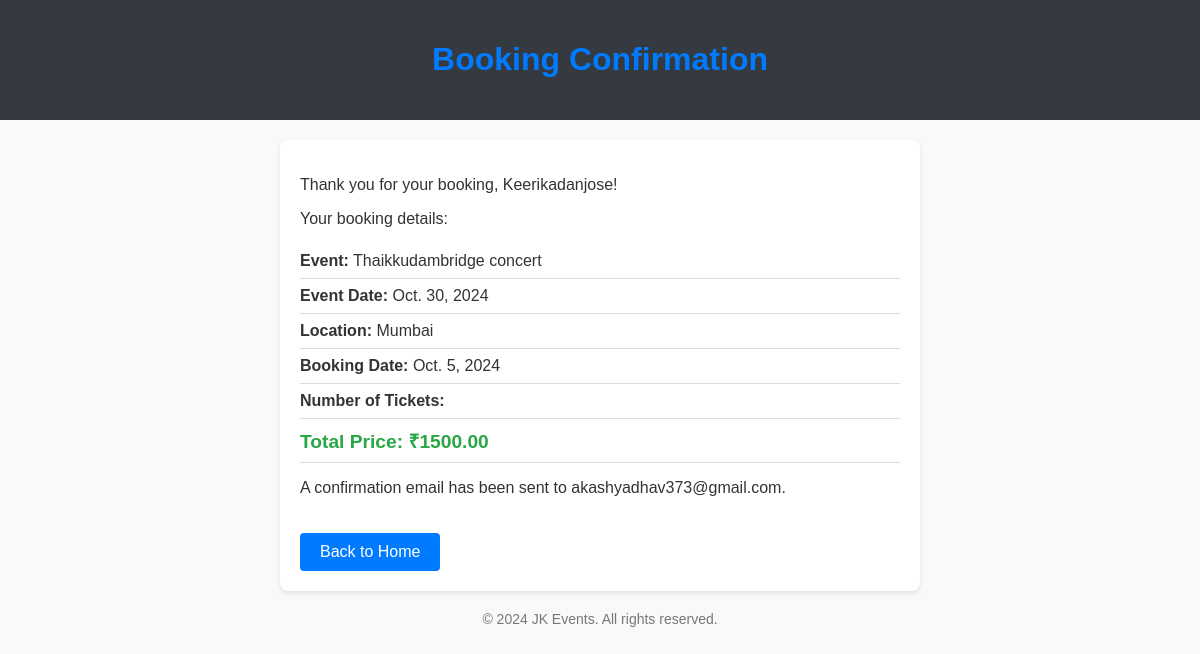
The app's page /confirm/75/ (signed in) with its own data.
### man/models.py (models this page shows, shortened)
class Booking(models.Model):
    user = models.ForeignKey(User, on_delete=models.CASCADE)
    event = models.ForeignKey(Events, on_delete=models.CASCADE)
    name = models.CharField(max_length=255, default='Anonymous')
    contact = models.CharField(max_length=200, default='contactnumber')
    booking_date = models.DateField(blank=True, null=False)
    email = models.EmailField()
    created_at = models.DateTimeField(auto_now_add=True)
    num_tickets = models.PositiveIntegerField(default=1)  # Number of tickets for the booking
    class Meta:
        unique_together = ('user', 'event', 'booking_date')

class Events(models.Model):
    EVENT_TYPES = [
        ('wedding', 'Wedding'),
        ('birthday', 'Birthday Party'),
        ('reception', 'Reception'),
        ('conference', 'Conference'),
        ('other', 'Other Event'),
    ]
    name = models.CharField(max_length=200)
    event_type = models.CharField(max_length=20, choices=EVENT_TYPES, default='other')
    description = models.TextField()
    date = models.DateField()
    location = models.CharField(max_length=100)
    price_per_person = models.DecimalField(max_digits=10, decimal_places=2)

### man/views.py (the view)
# urls.py: path('confirm/<int:booking_id>/', views.confirmation, name='confirmation'),
@login_required
def confirmation(request, booking_id):
    booking = get_object_or_404(Booking, id=booking_id)
    total_price = booking.event.price_per_person * booking.num_tickets  # Calculate based on num_tickets
    subject = 'Your Ticket Confirmation'
    to_email = booking.email
    email_content = render_to_string('ticket_email.html', {
        'booking': booking,
        'user_email': booking.email,
        'total_price': total_price  # Pass the total price to the email template
    })
    try:
        email = EmailMultiAlternatives(subject, '', 'testing450439@gmail.com', [to_email])
        email.attach_alternative(email_content, "text/html")
        email.send(fail_silently=False)
        messages.success(request, 'A confirmation email has been sent to your email address.')
    except Exception as e:
        messages.error(request, f'Error sending email: {e}')
    return render(request, 'confirmation.html', {
        'booking': booking,
        'user_email': booking.email,
        'total_price': total_price  # Pass the total price to the template
    })

### man/templates/confirmation.html (shortened to what this page needs)
<!DOCTYPE html>
<html lang="en">
<head>
</head>
<body>
<header>
    <h1>Booking Confirmation</h1>
</header>
<div class="container">
    <p>Thank you for your booking, {{ booking.name }}!</p>
    <p>Your booking details:</p>
    <ul>
        <li><strong>Event:</strong> {{ booking.event.name }}</li>
        <li><strong>Event Date:</strong> {{ booking.event.date }}</li>
        <li><strong>Location:</strong> {{ booking.event.location }}</li>
        <li><strong>Booking Date:</strong> {{ booking.booking_date }}</li>
        <li><strong>Number of Tickets:</strong> {{ booking.number_of_attendees }}</li>
        <li class="total-price"><strong>Total Price:</strong> ₹{{ total_price }}</li>
    </ul>
    <p>A confirmation email has been sent to {{ user_email }}.</p>
    <a href="{% url 'index' %}" class="back-button">Back to Home</a>
</div>
<footer>
    <p>&copy; 2024 JK Events. All rights reserved.</p>
</footer>
</body>
</html>

### man/templates/confirmation.html (style rules this page uses)
body { font-family: 'Arial', sans-serif; background-color: #f8f9fa; margin: 0; padding: 0; color: #333; }
header { background-color: #343a40; color: #ffffff; padding: 20px; text-align: center; }
.container { width: 80%; max-width: 600px; margin: 20px auto; padding: 20px; background-color: #ffffff; border-radius: 8px; box-shadow: 0 2px 5px rgba(0, 0, 0, 0.1); }
h1 { color: #007bff; }
ul { list-style-type: none; padding: 0; }
li { padding: 8px 0; border-bottom: 1px solid #ddd; }
.total-price { font-weight: bold; font-size: 1.2em; color: #28a745; }
footer { text-align: center; margin-top: 20px; font-size: 14px; color: #777; }
.back-button { display: inline-block; margin-top: 20px; padding: 10px 20px; background-color: #007bff; color: white; border: none; border-radius: 4px; text-decoration: none; font-size: 16px; }

### records on screen
Booking: name "Keerikadanjose", event.name "Thaikkudambridge concert", event "Oct. 30, 2024", event.location "Mumbai", booking_date "Oct. 5, 2024", email "akashyadhav373@gmail.com"

### other values on screen
{{ total_price }} "1500.00"
